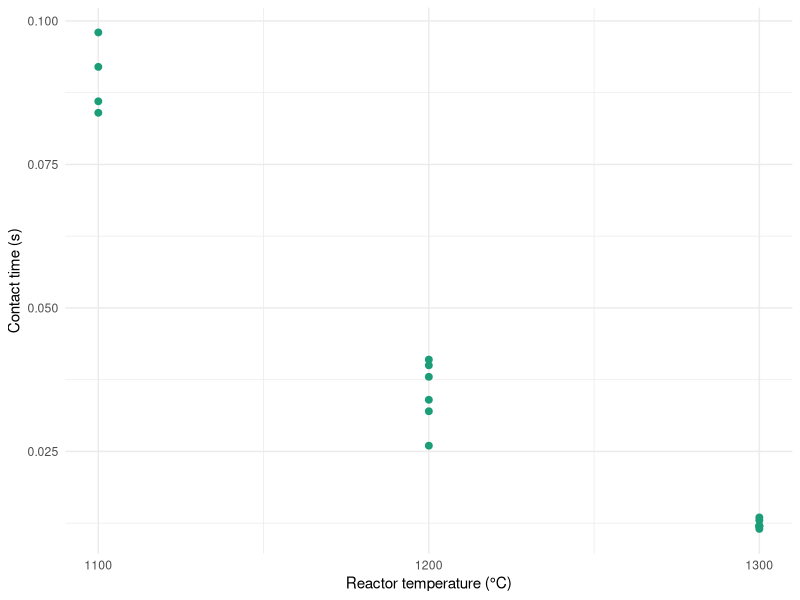
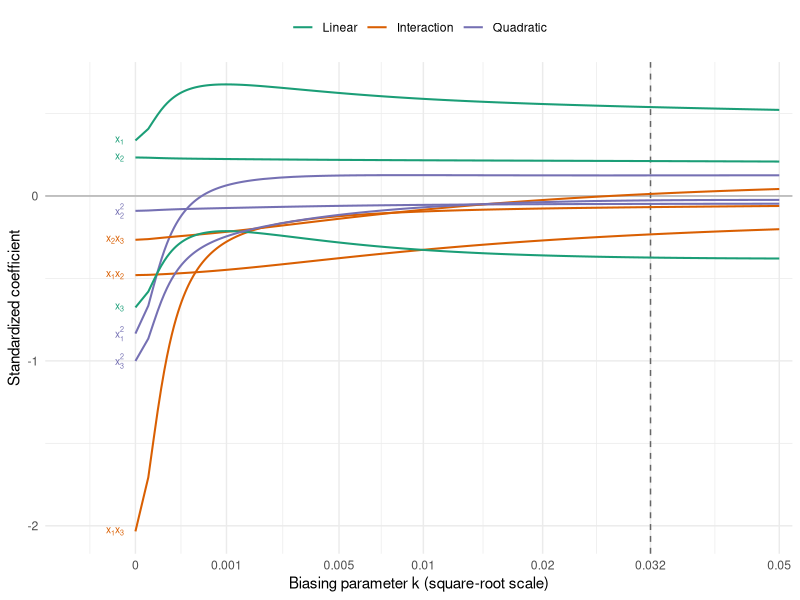
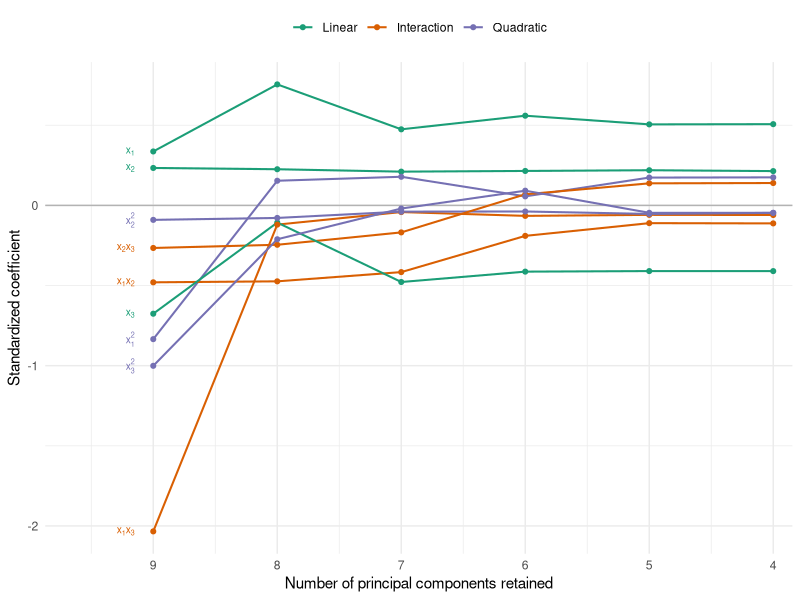
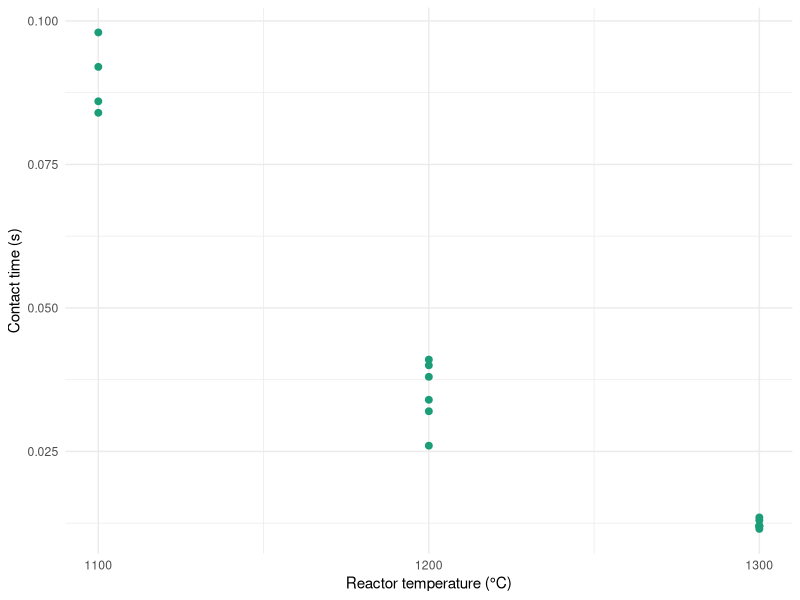
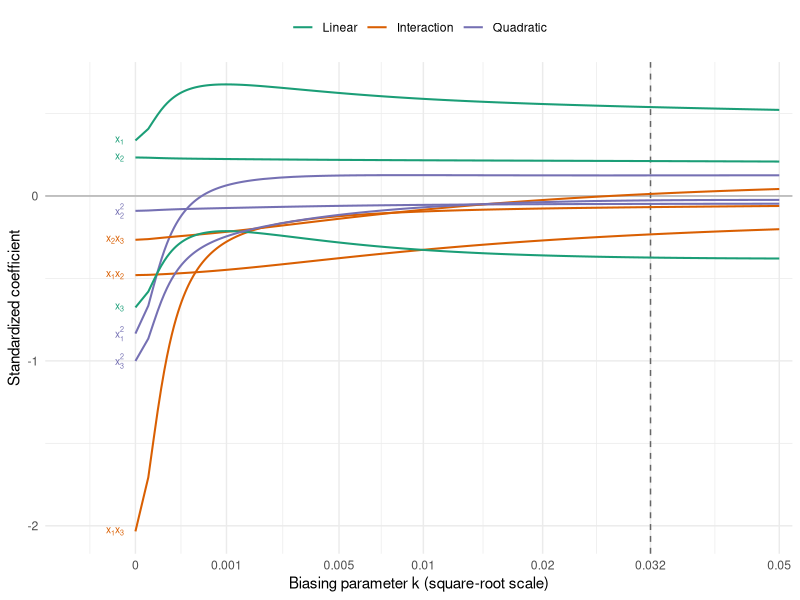
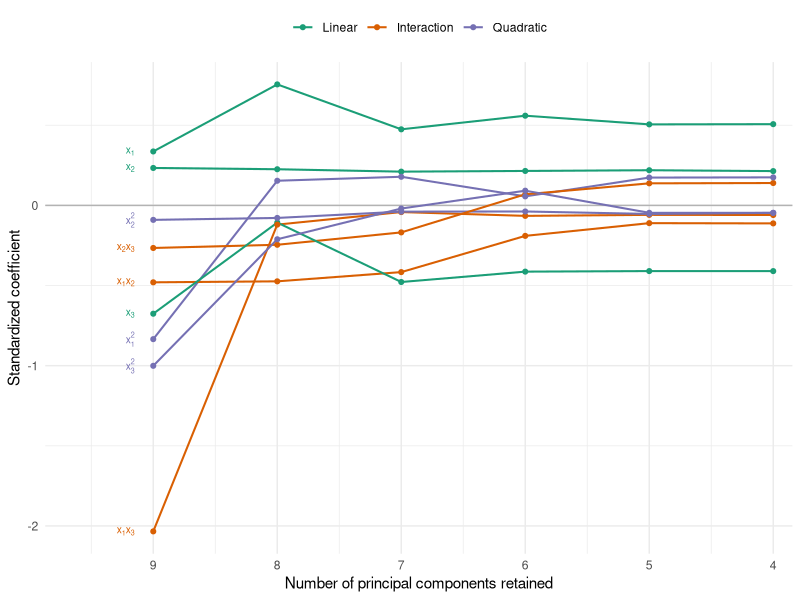

The R script that drew these images, in order:
# Acetylene data (MPV Table 9.1, Example 9.1)
# Source: Kunugi, Tamura and Naito (1961); analysed by Marquardt and Snee (1975)
# y  = conversion of n-heptane to acetylene (%)
# x1 = reactor temperature (deg C), x2 = ratio of H2 to n-heptane (mole ratio), x3 = contact time (s)
# Diagnostics (correlation matrix, VIF, eigensystem) and remedies (ridge regression, PCR)

library(ggplot2)

pt_col   <- "#1b9e77"
line_col <- "#d95f02"
type_col <- c(Linear = "#1b9e77", Interaction = "#d95f02", Quadratic = "#7570b3")
fig_w    <- 3.4
fig_h    <- 2.5

theme_lecture <- function(){
    theme_minimal(base_size = 11) +
    theme(
        panel.background = element_rect(fill = "transparent", colour = NA),
        plot.background  = element_rect(fill = "transparent", colour = NA)
    )
}

acet <- read.csv("acetylene.csv")
n <- nrow(acet)                                        # 16

# ---- Correlation matrix of the original variables -----------------------------
round(cor(acet[, c("y", "x1", "x2", "x3")]), 3)        # r(x1, x3) = -0.958

# ---- Full quadratic model in unit-normal-scaled regressors (as in MPV) --------
z <- as.data.frame(scale(acet[, c("x1", "x2", "x3")]))
X <- with(z, data.frame(
    x1 = x1, x2 = x2, x3 = x3,
    x1x2 = x1 * x2, x1x3 = x1 * x3, x2x3 = x2 * x3,
    x1sq = x1^2, x2sq = x2^2, x3sq = x3^2
))
term_lab  <- c("x[1]", "x[2]", "x[3]", "x[1]*x[2]", "x[1]*x[3]", "x[2]*x[3]",
               "x[1]^2", "x[2]^2", "x[3]^2")
term_type <- rep(c("Linear", "Interaction", "Quadratic"), each = 3)
p <- ncol(X)                                           # 9 regressors, 10 parameters

fit_ls <- lm(acet$y ~ ., data = X)
summary(fit_ls)                                        # R2 = 0.9977, MSRes = 0.8126 on 6 df
round(coef(fit_ls), 3)
# 35.896, 4.004, 2.778, -8.042, -6.457, -26.980, -3.768, -12.524, -0.973, -11.593

# ---- Unit-length scaling: W'W is the correlation matrix of the regressors -----
unit_length <- function(M) {
    M <- as.matrix(M)
    Mc <- sweep(M, 2, colMeans(M))
    sweep(Mc, 2, sqrt(colSums(Mc^2)), "/")
}
W   <- unit_length(X)
y_c <- acet$y - mean(acet$y)
SST <- sum(y_c^2)
y_s <- y_c / sqrt(SST)                                 # unit-length response
WtW <- crossprod(W)
Wty <- crossprod(W, y_s)
round(WtW, 3)                                          # correlation matrix of the 9 terms

# ---- VIF: diagonal of (W'W)^{-1} -----------------------------------------------
vif <- diag(solve(WtW))
round(vif, 2)
# 375.25, 1.74, 680.28, 31.04, 6563.35, 35.61, 1762.58, 3.16, 1156.77
round(car::vif(fit_ls), 2)                             # same values
round(1 - 1 / vif, 4)                                  # R_j^2 of each term on the others

# ---- Eigensystem analysis -------------------------------------------------------
eig <- eigen(WtW, symmetric = TRUE)
lambda <- eig$values
round(lambda, 4)                       # 4.2052 2.1620 1.1387 1.0405 0.3852 0.0495 0.0136 0.0051 0.0001
kappa <- max(lambda) / min(lambda)
kappa                                  # 43381: severe (> 1000)
round(max(lambda) / lambda, 1)         # condition indices kappa_j = lambda_max / lambda_j
sum(lambda < 0.05)                     # number of near-dependencies (small eigenvalues)
prod(lambda)                           # det(W'W) = 1.4e-09, close to 0
sum(1 / lambda)                        # E||b - beta||^2 / sigma^2 in the unit-length scale = sum of VIFs
sum(vif)

V <- eig$vectors
dimnames(V) <- list(colnames(W), paste0("v", 1:p))
round(V[, p], 3)                       # eigenvector of the smallest eigenvalue: the dependency W v9 ~ 0
max(abs(W %*% V[, p]))                 # 0.0045: this linear combination of the columns is almost zero
# loadings: x1x3 0.80, x1^2 0.41, x3^2 0.33, x3 0.24, x1 0.17 (temperature and contact time terms)

# ---- Variance-decomposition proportions (Belsley, Kuh and Welsch) ------------
# SVD W = U D V'; Var(b_j) is proportional to sum_k v_jk^2 / mu_k^2.
# pi_kj = share of Var(b_j) that comes from component k. Condition index eta_k = mu_max / mu_k.
vdp <- function(W) {
    s   <- svd(W)
    phi <- sweep(s$v^2, 2, s$d^2, "/")               # rows: terms, columns: components
    pi  <- t(phi / rowSums(phi))                     # rows: components, columns: terms
    colnames(pi) <- colnames(W)
    data.frame(eigenvalue = s$d^2, eta = max(s$d) / s$d, round(pi, 3), check.names = FALSE)
}
vdp(W)
# Belsley: eta > 30 with two or more proportions > 0.5 in the same row flags a dependency
# Row 9 (eta = 208): x1, x3, x1x3, x1^2, x3^2 all > 0.83.  Row 7 (eta = 17.6): x1x2 0.82, x2x3 0.79.

# ---- Figure: how the data were collected (temperature vs. contact time) -------
p_x1x3 <- ggplot(acet, aes(x = x1, y = x3)) +
    geom_point(size = 2, colour = pt_col) +
    labs(x = "Reactor temperature (°C)", y = "Contact time (s)") +
    scale_x_continuous(breaks = c(1100, 1200, 1300)) +
    theme_lecture()

p_x1x3
ggsave("acetylene_x1_x3.pdf", p_x1x3, bg = "transparent", device = cairo_pdf,
       width = fig_w, height = fig_h)

# ---- Ridge regression in the unit-length scale --------------------------------
# b_R(k) = (W'W + kI)^{-1} W'y,   k >= 0
ridge <- function(k) {
    A   <- WtW + k * diag(p)
    Ai  <- solve(A)
    b   <- drop(Ai %*% Wty)
    res <- y_s - drop(W %*% b)
    list(k = k, b = setNames(b, colnames(W)),
         ssres = sum(res^2) * SST,                     # back in original y units
         r2 = 1 - sum(res^2),
         vif = diag(Ai %*% WtW %*% Ai))
}

b_ls     <- ridge(0)$b                                 # standardized LS coefficients
ms_s     <- sum((y_s - W %*% b_ls)^2) / (n - p - 1)    # MSRes in the unit-length scale
k_hkb    <- p * ms_s / sum(b_ls^2)                     # Hoerl, Kennard and Baldwin (1975)
k_hkb                                                  # 0.0005: very little shrinkage

k_grid <- sort(unique(c(round(c(seq(0, 0.002, by = 0.00002), seq(0, 0.05, by = 0.0005)), 6), k_hkb)))
trace  <- do.call(rbind, lapply(k_grid, function(k) {
    r <- ridge(k)
    data.frame(k = k, term = names(r$b), b = r$b, r2 = r$r2, ssres = r$ssres, maxvif = max(r$vif))
}))
trace$type  <- factor(term_type[match(trace$term, colnames(W))], levels = names(type_col))
trace$label <- term_lab[match(trace$term, colnames(W))]

# Value of k read from the ridge trace (the coefficients have settled down); MPV also uses k = 0.032
k_sel <- 0.032
fit_k <- ridge(k_sel)
round(cbind(LS = b_ls, ridge = fit_k$b), 4)            # x1x3: -2.034 -> -0.068
c(r2_ls = ridge(0)$r2, r2_ridge = fit_k$r2)            # 0.9977 -> 0.9944: small loss in fit
c(ssres_ls = ridge(0)$ssres, ssres_ridge = fit_k$ssres)   # 4.88 -> 11.92
round(fit_k$vif, 2)                                    # VIFs of the ridge estimator at k_sel: all < 4.2
k_tab <- unique(trace[, c("k", "r2", "maxvif")])
print(k_tab[round(k_tab$k, 6) %in% c(0, 0.001, 0.005, 0.01, 0.02, 0.032, 0.05), ], row.names = FALSE)

# Cross-check with MASS::lm.ridge: it scales by sd with divisor n, so lambda = n * k
rr <- MASS::lm.ridge(acet$y ~ ., data = X, lambda = n * k_sel)
b_orig <- fit_k$b * sqrt(SST) / sqrt(colSums(sweep(as.matrix(X), 2, colMeans(X))^2))
round(cbind(ours = b_orig, MASS = coef(rr)[-1]), 4)    # identical

# ---- Figure: ridge trace ---------------------------------------------------------
# Square-root k axis: the coefficients change fastest for small k. Lines are labelled at k = 0 (least squares).
lab_at <- subset(trace, k == 0)
p_trace <- ggplot(trace, aes(x = k, y = b, group = term, colour = type)) +
    geom_hline(yintercept = 0, colour = "grey70") +
    geom_vline(xintercept = k_sel, linetype = "dashed", colour = "grey40") +
    geom_line(linewidth = 0.7) +
    geom_text(data = lab_at, aes(label = label), parse = TRUE, hjust = 1, nudge_x = -0.004,
              size = 2.6, show.legend = FALSE) +
    scale_colour_manual(values = type_col, name = NULL) +
    scale_x_sqrt(breaks = c(0, 0.001, 0.005, 0.01, 0.02, 0.032, 0.05),
                 labels = c("0", "0.001", "0.005", "0.01", "0.02", "0.032", "0.05"),
                 expand = expansion(mult = c(0.12, 0.02))) +
    labs(x = "Biasing parameter k (square-root scale)", y = "Standardized coefficient") +
    theme_lecture() +
    theme(legend.position = "top")

p_trace
ggsave("acetylene_ridge_trace.pdf", p_trace, bg = "transparent", device = cairo_pdf,
       width = 1.4 * fig_w, height = 1.4 * fig_h)

# ---- Principal-component regression ---------------------------------------------
# Z = W V (orthogonal columns, Z'Z = Lambda), alpha_hat = Lambda^{-1} Z'y
Zpc       <- W %*% V
alpha_hat <- drop(crossprod(Zpc, y_s)) / lambda
round(alpha_hat, 4)
round(alpha_hat / sqrt(ms_s / lambda), 2)              # alpha_hat / se: -36.9, 0.4, 32.8, -12.2, 0.3, 2.5, 2.3, 1.9, -1.2

pcr <- function(m) {                                   # keep the first m components
    b   <- drop(V[, 1:m, drop = FALSE] %*% alpha_hat[1:m])
    res <- y_s - drop(W %*% b)
    list(m = m, b = setNames(b, colnames(W)), r2 = 1 - sum(res^2), ssres = sum(res^2) * SST,
         vif = colSums((t(V[, 1:m, drop = FALSE])^2) / lambda[1:m]))
}
pcr_tab <- sapply(p:4, function(m) { r <- pcr(m); c(r$b, R2 = r$r2, SSRes = r$ssres) })
colnames(pcr_tab) <- paste0("m=", p:4)
round(pcr_tab, 4)                                      # m = 9 reproduces least squares; R2 0.9977 (m=9), 0.9938 (m=6)
round(pcr(6)$vif, 2)                                   # VIFs after dropping lambda_7, lambda_8, lambda_9: all < 8.3

# ---- Figure: PCR coefficients vs. number of components retained ----------------
pcr_long <- do.call(rbind, lapply(p:4, function(m) {
    r <- pcr(m)
    data.frame(m = m, term = names(r$b), b = r$b)
}))
pcr_long$type  <- factor(term_type[match(pcr_long$term, colnames(W))], levels = names(type_col))
pcr_long$label <- term_lab[match(pcr_long$term, colnames(W))]

p_pcr <- ggplot(pcr_long, aes(x = m, y = b, group = term, colour = type)) +
    geom_hline(yintercept = 0, colour = "grey70") +
    geom_line(linewidth = 0.7) +
    geom_point(size = 1.4) +
    geom_text(data = subset(pcr_long, m == p), aes(label = label), parse = TRUE, hjust = 1,
              nudge_x = -0.15, size = 2.6, show.legend = FALSE) +
    scale_colour_manual(values = type_col, name = NULL) +
    scale_x_reverse(breaks = p:4, expand = expansion(mult = c(0.14, 0.03))) +
    labs(x = "Number of principal components retained", y = "Standardized coefficient") +
    theme_lecture() +
    theme(legend.position = "top")

p_pcr
ggsave("acetylene_pcr.pdf", p_pcr, bg = "transparent", device = cairo_pdf,
       width = 1.4 * fig_w, height = 1.4 * fig_h)
